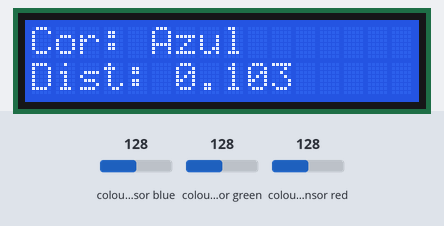
Bench run of a sketch on a simulated ESP32. Parts: 16×2 character LCD. The inputs (shaded band) are chosen by the test bench; at power-on: colour sensor blue 128, colour sensor red 128, colour sensor green 128.

Above: at 2.7 s.
2.8 s: colour sensor blue set to 5
At 4.4 s:
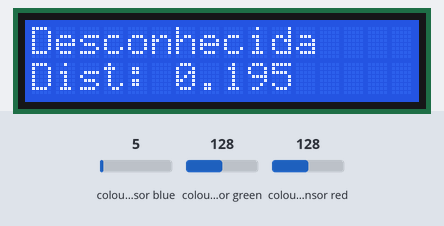
4.7 s: colour sensor red set to 191
At 5.8 s:
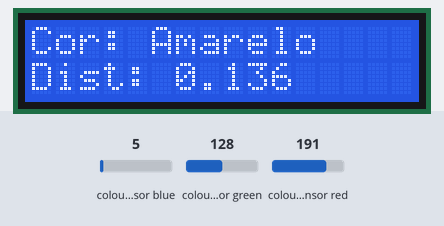
6.4 s: colour sensor green set to 64
At 7.0 s:
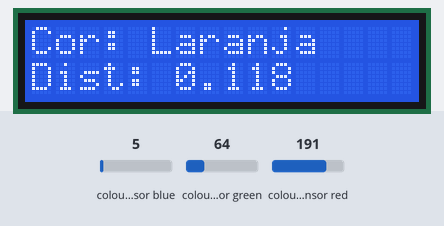
8.1 s: colour sensor blue set to 64
At 9.4 s:
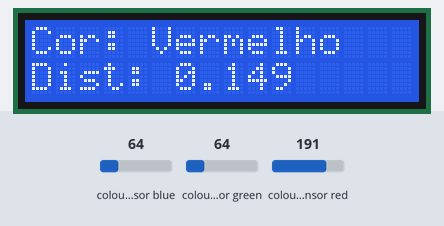
9.7 s: colour sensor red set to 64
At 10.7 s:
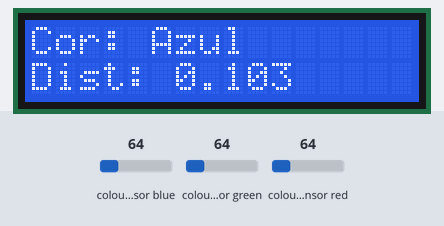
11.4 s: colour sensor green set to 128
At 11.9 s:
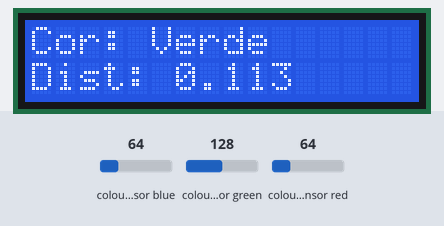
Timing chart, 0 to 14.1 s (numbered marks = the images above; inputs shaded):
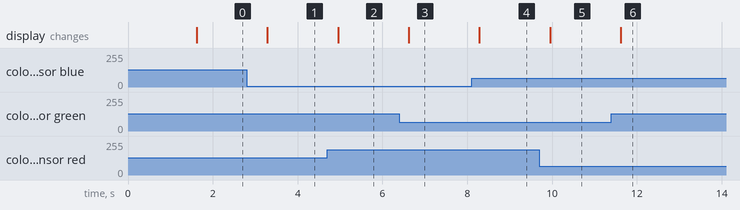

The sketch:

sensor+display.ino
```cpp
#include <Wire.h>
#include <Adafruit_TCS34725.h>
#include <LiquidCrystal.h>
#include <math.h>

// -----------------------------
// PINOS
// -----------------------------
#define PIN_SDA       21
#define PIN_SCL       22

// LCD 16x2 (RS, E, D4, D5, D6, D7)
LiquidCrystal lcd(16, 17, 18, 19, 23, 5);

// -----------------------------
// CONFIGURAÇÕES
// -----------------------------
#define NUM_CORES     5
#define LIMIAR_DIST   0.15f

const char* nomesCores[NUM_CORES] = {
  "Laranja",
  "Verde",
  "Vermelho",
  "Amarelo",
  "Azul"
};

// referências calibradas
float ref[NUM_CORES][3] = {
  {0.7190f, 0.1716f, 0.1094f},  // Laranja
  {0.3251f, 0.4162f, 0.2587f},  // Verde
  {0.7197f, 0.1509f, 0.1294f},  // Vermelho
  {0.5384f, 0.3352f, 0.1263f},  // Amarelo
  {0.2506f, 0.3891f, 0.3603f},  // Azul
};

// -----------------------------
// SENSOR
// -----------------------------
Adafruit_TCS34725 tcs = Adafruit_TCS34725(
  TCS34725_INTEGRATIONTIME_50MS,
  TCS34725_GAIN_4X
);

// -----------------------------
// LEITURA NORMALIZADA
// -----------------------------
void lerNormalizado(float &nr, float &ng, float &nb) {

  uint16_t r, g, b, clear;

  tcs.getRawData(&r, &g, &b, &clear);

  float total = (float)(r + g + b);

  if (total == 0.0f) {
    nr = ng = nb = 0.0f;
    return;
  }

  nr = r / total;
  ng = g / total;
  nb = b / total;
}

// -----------------------------
// DISTÂNCIA EUCLIDIANA
// -----------------------------
float distEuclidiana(float nr, float ng, float nb, int c) {

  float dr = nr - ref[c][0];
  float dg = ng - ref[c][1];
  float db = nb - ref[c][2];

  return sqrtf(dr * dr + dg * dg + db * db);
}

// -----------------------------
// CLASSIFICAÇÃO
// -----------------------------
int classificar(float &menorDist) {

  float nr, ng, nb;

  lerNormalizado(nr, ng, nb);

  menorDist = 9999.0f;

  int melhor = -1;

  for (int c = 0; c < NUM_CORES; c++) {

    float d = distEuclidiana(nr, ng, nb, c);

    if (d < menorDist) {
      menorDist = d;
      melhor = c;
    }
  }

  if (menorDist > LIMIAR_DIST)
    return -1;

  return melhor;
}

// -----------------------------
// SETUP
// -----------------------------
void setup() {

  Wire.begin(PIN_SDA, PIN_SCL);

  // LCD
  lcd.begin(16, 2);

  lcd.setCursor(0, 0);
  lcd.print("Iniciando...");

  // Sensor
  if (!tcs.begin()) {

    lcd.clear();
    lcd.setCursor(0, 0);
    lcd.print("ERRO SENSOR");

    while (1);
  }

  lcd.clear();
  lcd.setCursor(0, 0);
  lcd.print("Sistema OK");
  delay(1500);
}

// -----------------------------
// LOOP
// -----------------------------
void loop() {

  float dist;

  int cor = classificar(dist);

  lcd.clear();

  if (cor >= 0) {

    lcd.setCursor(0, 0);
    lcd.print("Cor:");

    lcd.setCursor(5, 0);
    lcd.print(nomesCores[cor]);

    lcd.setCursor(0, 1);
    lcd.print("Dist:");

    lcd.setCursor(6, 1);
    lcd.print(dist, 3);

  } else {

    lcd.setCursor(0, 0);
    lcd.print("Desconhecida");

    lcd.setCursor(0, 1);
    lcd.print("Dist:");

    lcd.setCursor(6, 1);
    lcd.print(dist, 3);
  }

  delay(500);
}
```

Measured:
- after the input at 2.8 s, the display: changes after 0.49 s (image 1)
- after the input at 4.7 s, the display: changes after 0.25 s (image 2)
- after the input at 6.4 s, the display: changes after 0.22 s (image 3)
- after the input at 8.1 s, the display: changes after 0.19 s (image 4)
- after the input at 9.7 s, the display: changes after 0.25 s (image 5)
- after the input at 11.4 s, the display: changes after 0.22 s (image 6)
